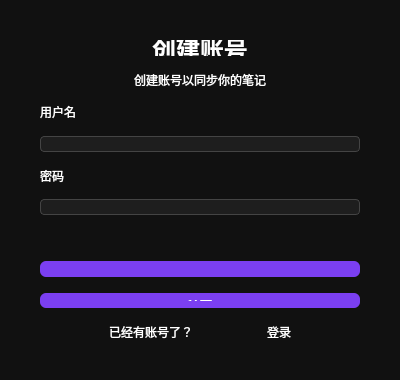
<?xml version="1.0" encoding="UTF-8"?>
<ui version="4.0">
  <class>RegisterWindow</class>
  <widget class="QWidget" name="RegisterWindow">
	<property name="geometry">
	  <rect>
		<x>0</x>
		<y>0</y>
		<width>400</width>
		<height>380</height>
	  </rect>
	</property>
	<property name="minimumSize">
	  <size>
		<width>400</width>
		<height>380</height>
	  </size>
	</property>
	<property name="windowTitle">
	  <string>创建账号</string>
	</property>
	<property name="styleSheet">
	  <string notr="true">
		QWidget { background-color: #111111; color: white; }
		QLineEdit { background-color: #1e1e1e; border: 1px solid #444444; border-radius: 4px; padding: 6px; }
		QPushButton { background-color: #7b3ff2; color: white; border-radius: 6px; padding: 8px; font-weight: 600; }
		QPushButton:disabled { background-color: #555555; }
		QLabel.link { color: #a26bff; }
	  </string>
	</property>

	<layout class="QVBoxLayout" name="mainLayout">
	  <property name="leftMargin">
		<number>40</number>
	  </property>
	  <property name="topMargin">
		<number>40</number>
	  </property>
	  <property name="rightMargin">
		<number>40</number>
	  </property>
	  <property name="bottomMargin">
		<number>40</number>
	  </property>
	  <property name="spacing">
		<number>16</number>
	  </property>

	  <item>
		<widget class="QLabel" name="titleLabel">
		  <property name="text">
			<string>创建账号</string>
		  </property>
		  <property name="alignment">
			<set>Qt::AlignCenter</set>
		  </property>
		  <property name="font">
			<font>
			  <pointsize>18</pointsize>
			  <bold>true</bold>
			  <weight>75</weight>
			</font>
		  </property>
		</widget>
	  </item>

	  <item>
		<widget class="QLabel" name="descLabel">
		  <property name="text">
			<string>创建账号以同步你的笔记</string>
		  </property>
		  <property name="alignment">
			<set>Qt::AlignCenter</set>
		  </property>
		  <property name="wordWrap">
			<bool>true</bool>
		  </property>
		</widget>
	  </item>

	  <item>
		<widget class="QLabel" name="usernameLabel">
		  <property name="text">
			<string>用户名</string>
		  </property>
		</widget>
	  </item>
	  <item>
		<widget class="QLineEdit" name="usernameEdit">
		  <property name="placeholderText">
			<string/>
		  </property>
		</widget>
	  </item>

	  <item>
		<widget class="QLabel" name="passwordLabel">
		  <property name="text">
			<string>密码</string>
		  </property>
		</widget>
	  </item>
	  <item>
		<widget class="QLineEdit" name="passwordEdit">
		  <property name="echoMode">
			<enum>QLineEdit::Password</enum>
		  </property>
		</widget>
	  </item>

	  <item>
		<widget class="QLabel" name="messageLabel">
		  <property name="text">
			<string/>
		  </property>
		</widget>
	  </item>

	  <!-- 新增：配置按钮 -->
	  <item>
		<widget class="QPushButton" name="configButton">
		  <property name="text">
			<string>配置…</string>
		  </property>
		</widget>
	  </item>

	  <item>
		<widget class="QPushButton" name="registerButton">
		  <property name="text">
			<string>注册</string>
		  </property>
		</widget>
	  </item>

	  <item>
		<spacer name="verticalSpacerBottom">
		  <property name="orientation">
			<enum>Qt::Vertical</enum>
		  </property>
		  <property name="sizeHint">
			<size>
			  <width>20</width>
			  <height>40</height>
			</size>
		  </property>
		</spacer>
	  </item>

	  <item>
		<layout class="QHBoxLayout" name="bottomLayout">
		  <property name="spacing">
			<number>4</number>
		  </property>

		  <item>
			<spacer name="horizontalSpacerLeft">
			  <property name="orientation">
				<enum>Qt::Horizontal</enum>
			  </property>
			  <property name="sizeHint">
				<size>
				  <width>40</width>
				  <height>20</height>
				</size>
			  </property>
			</spacer>
		  </item>

		  <item>
			<widget class="QLabel" name="tipLabel">
			  <property name="text">
				<string>已经有账号了？</string>
			  </property>
			</widget>
		  </item>

		  <item>
			<spacer name="horizontalSpacerMiddle">
			  <property name="orientation">
				<enum>Qt::Horizontal</enum>
			  </property>
			  <property name="sizeHint">
				<size>
				  <width>4</width>
				  <height>20</height>
				</size>
			  </property>
			</spacer>
		  </item>

		  <item>
			<widget class="QLabel" name="signInLabel">
			  <property name="text">
				<string>登录</string>
			  </property>
			  <property name="cursor">
				<cursorShape>PointingHandCursor</cursorShape>
			  </property>
			</widget>
		  </item>

		  <item>
			<spacer name="horizontalSpacerRight">
			  <property name="orientation">
				<enum>Qt::Horizontal</enum>
			  </property>
			  <property name="sizeHint">
				<size>
				  <width>40</width>
				  <height>20</height>
				</size>
			  </property>
			</spacer>
		  </item>
		</layout>
	  </item>
	</layout>
  </widget>
  <resources/>
  <connections/>
</ui>
